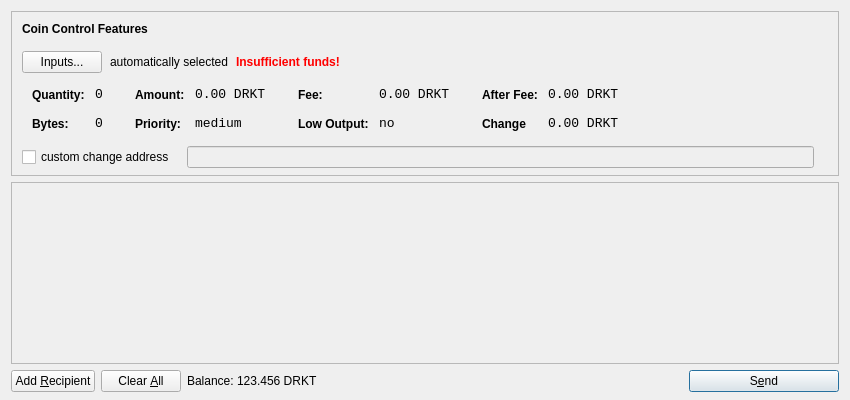
<?xml version="1.0" encoding="UTF-8"?>
<ui version="4.0">
 <class>SendCoinsDialog</class>
 <widget class="QDialog" name="SendCoinsDialog">
  <property name="geometry">
   <rect>
    <x>0</x>
    <y>0</y>
    <width>850</width>
    <height>400</height>
   </rect>
  </property>
  <property name="windowTitle">
   <string>Send Coins</string>
  </property>
  <layout class="QVBoxLayout" name="verticalLayout" stretch="0,1,0">
   <property name="bottomMargin">
    <number>8</number>
   </property>
   <item>
    <widget class="QFrame" name="frameCoinControl">
     <property name="sizePolicy">
      <sizepolicy hsizetype="Expanding" vsizetype="Expanding">
       <horstretch>0</horstretch>
       <verstretch>0</verstretch>
      </sizepolicy>
     </property>
     <property name="maximumSize">
      <size>
       <width>16777215</width>
       <height>16777215</height>
      </size>
     </property>
     <property name="frameShape">
      <enum>QFrame::StyledPanel</enum>
     </property>
     <property name="frameShadow">
      <enum>QFrame::Sunken</enum>
     </property>
     <layout class="QVBoxLayout" name="verticalLayoutCoinControl2">
      <property name="spacing">
       <number>6</number>
      </property>
      <property name="leftMargin">
       <number>0</number>
      </property>
      <property name="topMargin">
       <number>0</number>
      </property>
      <property name="rightMargin">
       <number>0</number>
      </property>
      <property name="bottomMargin">
       <number>6</number>
      </property>
      <item>
       <layout class="QVBoxLayout" name="verticalLayoutCoinControl" stretch="0,0,0,0,1">
        <property name="spacing">
         <number>0</number>
        </property>
        <property name="leftMargin">
         <number>10</number>
        </property>
        <property name="topMargin">
         <number>10</number>
        </property>
        <item>
         <layout class="QHBoxLayout" name="horizontalLayoutCoinControl1">
          <property name="bottomMargin">
           <number>15</number>
          </property>
          <item>
           <widget class="QLabel" name="labelCoinControlFeatures">
            <property name="sizePolicy">
             <sizepolicy hsizetype="Preferred" vsizetype="Maximum">
              <horstretch>0</horstretch>
              <verstretch>0</verstretch>
             </sizepolicy>
            </property>
            <property name="font">
             <font>
              <weight>75</weight>
              <bold>true</bold>
             </font>
            </property>
            <property name="styleSheet">
             <string notr="true">font-weight:bold;</string>
            </property>
            <property name="text">
             <string>Coin Control Features</string>
            </property>
           </widget>
          </item>
         </layout>
        </item>
        <item>
         <layout class="QHBoxLayout" name="horizontalLayoutCoinControl2" stretch="0,0,0,0">
          <property name="spacing">
           <number>8</number>
          </property>
          <property name="bottomMargin">
           <number>10</number>
          </property>
          <item>
           <widget class="QPushButton" name="pushButtonCoinControl">
            <property name="styleSheet">
             <string notr="true"/>
            </property>
            <property name="text">
             <string>Inputs...</string>
            </property>
           </widget>
          </item>
          <item>
           <widget class="QLabel" name="labelCoinControlAutomaticallySelected">
            <property name="text">
             <string>automatically selected</string>
            </property>
            <property name="margin">
             <number>5</number>
            </property>
           </widget>
          </item>
          <item>
           <widget class="QLabel" name="labelCoinControlInsuffFunds">
            <property name="font">
             <font>
              <weight>75</weight>
              <bold>true</bold>
             </font>
            </property>
            <property name="styleSheet">
             <string notr="true">color:red;font-weight:bold;</string>
            </property>
            <property name="text">
             <string>Insufficient funds!</string>
            </property>
            <property name="margin">
             <number>5</number>
            </property>
           </widget>
          </item>
          <item>
           <spacer name="horizontalSpacerCoinControl">
            <property name="orientation">
             <enum>Qt::Horizontal</enum>
            </property>
            <property name="sizeHint" stdset="0">
             <size>
              <width>40</width>
              <height>1</height>
             </size>
            </property>
           </spacer>
          </item>
         </layout>
        </item>
        <item>
         <widget class="QWidget" name="widgetCoinControl" native="true">
          <property name="sizePolicy">
           <sizepolicy hsizetype="Preferred" vsizetype="Preferred">
            <horstretch>0</horstretch>
            <verstretch>0</verstretch>
           </sizepolicy>
          </property>
          <property name="minimumSize">
           <size>
            <width>0</width>
            <height>0</height>
           </size>
          </property>
          <property name="styleSheet">
           <string notr="true"/>
          </property>
          <layout class="QHBoxLayout" name="horizontalLayoutCoinControl5">
           <property name="margin">
            <number>0</number>
           </property>
           <item>
            <layout class="QHBoxLayout" name="horizontalLayoutCoinControl3" stretch="0,0,0,1">
             <property name="spacing">
              <number>20</number>
             </property>
             <property name="topMargin">
              <number>0</number>
             </property>
             <property name="bottomMargin">
              <number>10</number>
             </property>
             <item>
              <layout class="QFormLayout" name="formLayoutCoinControl1">
               <property name="horizontalSpacing">
                <number>10</number>
               </property>
               <property name="verticalSpacing">
                <number>14</number>
               </property>
               <property name="leftMargin">
                <number>10</number>
               </property>
               <property name="topMargin">
                <number>4</number>
               </property>
               <property name="rightMargin">
                <number>6</number>
               </property>
               <item row="0" column="0">
                <widget class="QLabel" name="labelCoinControlQuantityText">
                 <property name="styleSheet">
                  <string notr="true">font-weight:bold;</string>
                 </property>
                 <property name="text">
                  <string>Quantity:</string>
                 </property>
                 <property name="margin">
                  <number>0</number>
                 </property>
                </widget>
               </item>
               <item row="0" column="1">
                <widget class="QLabel" name="labelCoinControlQuantity">
                 <property name="font">
                  <font>
                   <family>Monospace</family>
                   <pointsize>10</pointsize>
                  </font>
                 </property>
                 <property name="cursor">
                  <cursorShape>IBeamCursor</cursorShape>
                 </property>
                 <property name="contextMenuPolicy">
                  <enum>Qt::ActionsContextMenu</enum>
                 </property>
                 <property name="text">
                  <string>0</string>
                 </property>
                 <property name="margin">
                  <number>0</number>
                 </property>
                 <property name="textInteractionFlags">
                  <set>Qt::LinksAccessibleByMouse|Qt::TextSelectableByKeyboard|Qt::TextSelectableByMouse</set>
                 </property>
                </widget>
               </item>
               <item row="1" column="0">
                <widget class="QLabel" name="labelCoinControlBytesText">
                 <property name="styleSheet">
                  <string notr="true">font-weight:bold;</string>
                 </property>
                 <property name="text">
                  <string>Bytes:</string>
                 </property>
                </widget>
               </item>
               <item row="1" column="1">
                <widget class="QLabel" name="labelCoinControlBytes">
                 <property name="font">
                  <font>
                   <family>Monospace</family>
                   <pointsize>10</pointsize>
                  </font>
                 </property>
                 <property name="cursor">
                  <cursorShape>IBeamCursor</cursorShape>
                 </property>
                 <property name="contextMenuPolicy">
                  <enum>Qt::ActionsContextMenu</enum>
                 </property>
                 <property name="text">
                  <string>0</string>
                 </property>
                 <property name="textInteractionFlags">
                  <set>Qt::LinksAccessibleByMouse|Qt::TextSelectableByKeyboard|Qt::TextSelectableByMouse</set>
                 </property>
                </widget>
               </item>
              </layout>
             </item>
             <item>
              <layout class="QFormLayout" name="formLayoutCoinControl2">
               <property name="horizontalSpacing">
                <number>10</number>
               </property>
               <property name="verticalSpacing">
                <number>14</number>
               </property>
               <property name="leftMargin">
                <number>6</number>
               </property>
               <property name="topMargin">
                <number>4</number>
               </property>
               <property name="rightMargin">
                <number>6</number>
               </property>
               <item row="0" column="0">
                <widget class="QLabel" name="labelCoinControlAmountText">
                 <property name="styleSheet">
                  <string notr="true">font-weight:bold;</string>
                 </property>
                 <property name="text">
                  <string>Amount:</string>
                 </property>
                 <property name="margin">
                  <number>0</number>
                 </property>
                </widget>
               </item>
               <item row="0" column="1">
                <widget class="QLabel" name="labelCoinControlAmount">
                 <property name="font">
                  <font>
                   <family>Monospace</family>
                   <pointsize>10</pointsize>
                  </font>
                 </property>
                 <property name="cursor">
                  <cursorShape>IBeamCursor</cursorShape>
                 </property>
                 <property name="contextMenuPolicy">
                  <enum>Qt::ActionsContextMenu</enum>
                 </property>
                 <property name="text">
                  <string>0.00 DRKT</string>
                 </property>
                 <property name="textInteractionFlags">
                  <set>Qt::LinksAccessibleByMouse|Qt::TextSelectableByKeyboard|Qt::TextSelectableByMouse</set>
                 </property>
                </widget>
               </item>
               <item row="1" column="0">
                <widget class="QLabel" name="labelCoinControlPriorityText">
                 <property name="styleSheet">
                  <string notr="true">font-weight:bold;</string>
                 </property>
                 <property name="text">
                  <string>Priority:</string>
                 </property>
                </widget>
               </item>
               <item row="1" column="1">
                <widget class="QLabel" name="labelCoinControlPriority">
                 <property name="font">
                  <font>
                   <family>Monospace</family>
                   <pointsize>10</pointsize>
                  </font>
                 </property>
                 <property name="cursor">
                  <cursorShape>IBeamCursor</cursorShape>
                 </property>
                 <property name="contextMenuPolicy">
                  <enum>Qt::ActionsContextMenu</enum>
                 </property>
                 <property name="text">
                  <string>medium</string>
                 </property>
                 <property name="textInteractionFlags">
                  <set>Qt::LinksAccessibleByMouse|Qt::TextSelectableByKeyboard|Qt::TextSelectableByMouse</set>
                 </property>
                </widget>
               </item>
              </layout>
             </item>
             <item>
              <layout class="QFormLayout" name="formLayoutCoinControl3">
               <property name="horizontalSpacing">
                <number>10</number>
               </property>
               <property name="verticalSpacing">
                <number>14</number>
               </property>
               <property name="leftMargin">
                <number>6</number>
               </property>
               <property name="topMargin">
                <number>4</number>
               </property>
               <property name="rightMargin">
                <number>6</number>
               </property>
               <item row="0" column="0">
                <widget class="QLabel" name="labelCoinControlFeeText">
                 <property name="styleSheet">
                  <string notr="true">font-weight:bold;</string>
                 </property>
                 <property name="text">
                  <string>Fee:</string>
                 </property>
                 <property name="margin">
                  <number>0</number>
                 </property>
                </widget>
               </item>
               <item row="0" column="1">
                <widget class="QLabel" name="labelCoinControlFee">
                 <property name="font">
                  <font>
                   <family>Monospace</family>
                   <pointsize>10</pointsize>
                  </font>
                 </property>
                 <property name="cursor">
                  <cursorShape>IBeamCursor</cursorShape>
                 </property>
                 <property name="contextMenuPolicy">
                  <enum>Qt::ActionsContextMenu</enum>
                 </property>
                 <property name="text">
                  <string>0.00 DRKT</string>
                 </property>
                 <property name="textInteractionFlags">
                  <set>Qt::LinksAccessibleByMouse|Qt::TextSelectableByKeyboard|Qt::TextSelectableByMouse</set>
                 </property>
                </widget>
               </item>
               <item row="1" column="0">
                <widget class="QLabel" name="labelCoinControlLowOutputText">
                 <property name="styleSheet">
                  <string notr="true">font-weight:bold;</string>
                 </property>
                 <property name="text">
                  <string>Low Output:</string>
                 </property>
                </widget>
               </item>
               <item row="1" column="1">
                <widget class="QLabel" name="labelCoinControlLowOutput">
                 <property name="font">
                  <font>
                   <family>Monospace</family>
                   <pointsize>10</pointsize>
                  </font>
                 </property>
                 <property name="cursor">
                  <cursorShape>IBeamCursor</cursorShape>
                 </property>
                 <property name="contextMenuPolicy">
                  <enum>Qt::ActionsContextMenu</enum>
                 </property>
                 <property name="text">
                  <string>no</string>
                 </property>
                 <property name="textInteractionFlags">
                  <set>Qt::LinksAccessibleByMouse|Qt::TextSelectableByKeyboard|Qt::TextSelectableByMouse</set>
                 </property>
                </widget>
               </item>
              </layout>
             </item>
             <item>
              <layout class="QFormLayout" name="formLayoutCoinControl4">
               <property name="horizontalSpacing">
                <number>10</number>
               </property>
               <property name="verticalSpacing">
                <number>14</number>
               </property>
               <property name="leftMargin">
                <number>6</number>
               </property>
               <property name="topMargin">
                <number>4</number>
               </property>
               <property name="rightMargin">
                <number>6</number>
               </property>
               <item row="0" column="0">
                <widget class="QLabel" name="labelCoinControlAfterFeeText">
                 <property name="styleSheet">
                  <string notr="true">font-weight:bold;</string>
                 </property>
                 <property name="text">
                  <string>After Fee:</string>
                 </property>
                 <property name="margin">
                  <number>0</number>
                 </property>
                </widget>
               </item>
               <item row="0" column="1">
                <widget class="QLabel" name="labelCoinControlAfterFee">
                 <property name="font">
                  <font>
                   <family>Monospace</family>
                   <pointsize>10</pointsize>
                  </font>
                 </property>
                 <property name="cursor">
                  <cursorShape>IBeamCursor</cursorShape>
                 </property>
                 <property name="contextMenuPolicy">
                  <enum>Qt::ActionsContextMenu</enum>
                 </property>
                 <property name="text">
                  <string>0.00 DRKT</string>
                 </property>
                 <property name="textInteractionFlags">
                  <set>Qt::LinksAccessibleByMouse|Qt::TextSelectableByKeyboard|Qt::TextSelectableByMouse</set>
                 </property>
                </widget>
               </item>
               <item row="1" column="0">
                <widget class="QLabel" name="labelCoinControlChangeText">
                 <property name="styleSheet">
                  <string notr="true">font-weight:bold;</string>
                 </property>
                 <property name="text">
                  <string>Change</string>
                 </property>
                </widget>
               </item>
               <item row="1" column="1">
                <widget class="QLabel" name="labelCoinControlChange">
                 <property name="font">
                  <font>
                   <family>Monospace</family>
                   <pointsize>10</pointsize>
                  </font>
                 </property>
                 <property name="cursor">
                  <cursorShape>IBeamCursor</cursorShape>
                 </property>
                 <property name="contextMenuPolicy">
                  <enum>Qt::ActionsContextMenu</enum>
                 </property>
                 <property name="text">
                  <string>0.00 DRKT</string>
                 </property>
                 <property name="textInteractionFlags">
                  <set>Qt::LinksAccessibleByMouse|Qt::TextSelectableByKeyboard|Qt::TextSelectableByMouse</set>
                 </property>
                </widget>
               </item>
              </layout>
             </item>
            </layout>
           </item>
          </layout>
         </widget>
        </item>
        <item>
         <layout class="QHBoxLayout" name="horizontalLayoutCoinControl4" stretch="0,0,0">
          <property name="spacing">
           <number>12</number>
          </property>
          <property name="sizeConstraint">
           <enum>QLayout::SetDefaultConstraint</enum>
          </property>
          <property name="topMargin">
           <number>5</number>
          </property>
          <property name="rightMargin">
           <number>5</number>
          </property>
          <item>
           <widget class="QCheckBox" name="checkBoxCoinControlChange">
            <property name="text">
             <string>custom change address</string>
            </property>
           </widget>
          </item>
          <item>
           <widget class="QLineEdit" name="lineEditCoinControlChange">
            <property name="enabled">
             <bool>false</bool>
            </property>
            <property name="sizePolicy">
             <sizepolicy hsizetype="Expanding" vsizetype="Fixed">
              <horstretch>0</horstretch>
              <verstretch>0</verstretch>
             </sizepolicy>
            </property>
           </widget>
          </item>
          <item>
           <widget class="QLabel" name="labelCoinControlChangeLabel">
            <property name="sizePolicy">
             <sizepolicy hsizetype="Preferred" vsizetype="Expanding">
              <horstretch>0</horstretch>
              <verstretch>0</verstretch>
             </sizepolicy>
            </property>
            <property name="minimumSize">
             <size>
              <width>0</width>
              <height>0</height>
             </size>
            </property>
            <property name="text">
             <string/>
            </property>
            <property name="margin">
             <number>3</number>
            </property>
           </widget>
          </item>
         </layout>
        </item>
        <item>
         <spacer name="verticalSpacerCoinControl">
          <property name="orientation">
           <enum>Qt::Vertical</enum>
          </property>
          <property name="sizeHint" stdset="0">
           <size>
            <width>800</width>
            <height>1</height>
           </size>
          </property>
         </spacer>
        </item>
       </layout>
      </item>
     </layout>
    </widget>
   </item>
   <item>
    <widget class="QScrollArea" name="scrollArea">
     <property name="widgetResizable">
      <bool>true</bool>
     </property>
     <widget class="QWidget" name="scrollAreaWidgetContents">
      <property name="geometry">
       <rect>
        <x>0</x>
        <y>0</y>
        <width>830</width>
        <height>162</height>
       </rect>
      </property>
      <layout class="QVBoxLayout" name="verticalLayout_2">
       <property name="margin">
        <number>0</number>
       </property>
       <item>
        <layout class="QVBoxLayout" name="entries">
         <property name="spacing">
          <number>6</number>
         </property>
        </layout>
       </item>
       <item>
        <spacer name="verticalSpacer">
         <property name="orientation">
          <enum>Qt::Vertical</enum>
         </property>
         <property name="sizeHint" stdset="0">
          <size>
           <width>20</width>
           <height>40</height>
          </size>
         </property>
        </spacer>
       </item>
      </layout>
     </widget>
    </widget>
   </item>
   <item>
    <layout class="QHBoxLayout" name="horizontalLayout">
     <item>
      <widget class="QPushButton" name="addButton">
       <property name="toolTip">
        <string>Send to multiple recipients at once</string>
       </property>
       <property name="text">
        <string>Add &amp;Recipient</string>
       </property>
       <property name="icon">
        <iconset resource="../bitcoin.qrc">
         <normaloff>:/icons/add</normaloff>:/icons/add</iconset>
       </property>
       <property name="autoDefault">
        <bool>false</bool>
       </property>
      </widget>
     </item>
     <item>
      <widget class="QPushButton" name="clearButton">
       <property name="sizePolicy">
        <sizepolicy hsizetype="Minimum" vsizetype="Fixed">
         <horstretch>0</horstretch>
         <verstretch>0</verstretch>
        </sizepolicy>
       </property>
       <property name="toolTip">
        <string>Remove all transaction fields</string>
       </property>
       <property name="text">
        <string>Clear &amp;All</string>
       </property>
       <property name="icon">
        <iconset resource="../bitcoin.qrc">
         <normaloff>:/icons/remove</normaloff>:/icons/remove</iconset>
       </property>
       <property name="autoRepeatDelay">
        <number>300</number>
       </property>
       <property name="autoDefault">
        <bool>false</bool>
       </property>
      </widget>
     </item>
     <item>
      <layout class="QHBoxLayout" name="horizontalLayout_2">
       <property name="spacing">
        <number>3</number>
       </property>
       <item>
        <widget class="QLabel" name="label">
         <property name="sizePolicy">
          <sizepolicy hsizetype="Preferred" vsizetype="Fixed">
           <horstretch>0</horstretch>
           <verstretch>0</verstretch>
          </sizepolicy>
         </property>
         <property name="text">
          <string>Balance:</string>
         </property>
        </widget>
       </item>
       <item>
        <widget class="QLabel" name="labelBalance">
         <property name="sizePolicy">
          <sizepolicy hsizetype="Preferred" vsizetype="Fixed">
           <horstretch>0</horstretch>
           <verstretch>0</verstretch>
          </sizepolicy>
         </property>
         <property name="cursor">
          <cursorShape>IBeamCursor</cursorShape>
         </property>
         <property name="text">
          <string>123.456 DRKT</string>
         </property>
         <property name="textInteractionFlags">
          <set>Qt::LinksAccessibleByMouse|Qt::TextSelectableByKeyboard|Qt::TextSelectableByMouse</set>
         </property>
        </widget>
       </item>
      </layout>
     </item>
     <item>
      <spacer name="horizontalSpacer">
       <property name="orientation">
        <enum>Qt::Horizontal</enum>
       </property>
       <property name="sizeHint" stdset="0">
        <size>
         <width>40</width>
         <height>20</height>
        </size>
       </property>
      </spacer>
     </item>
     <item>
      <widget class="QPushButton" name="sendButton">
       <property name="minimumSize">
        <size>
         <width>150</width>
         <height>0</height>
        </size>
       </property>
       <property name="toolTip">
        <string>Confirm the send action</string>
       </property>
       <property name="text">
        <string>S&amp;end</string>
       </property>
       <property name="icon">
        <iconset resource="../bitcoin.qrc">
         <normaloff>:/icons/send</normaloff>:/icons/send</iconset>
       </property>
       <property name="default">
        <bool>true</bool>
       </property>
      </widget>
     </item>
    </layout>
   </item>
  </layout>
 </widget>
 <resources>
  <include location="../bitcoin.qrc"/>
 </resources>
 <connections/>
</ui>
